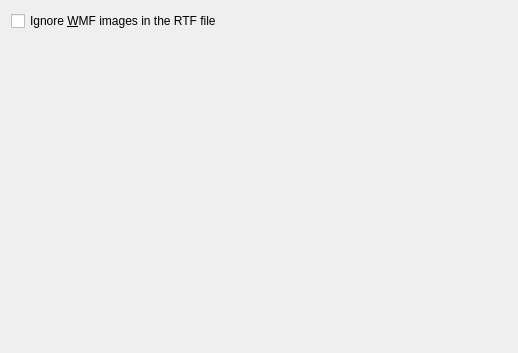
<?xml version="1.0" encoding="UTF-8"?>
<ui version="4.0">
 <class>Form</class>
 <widget class="QWidget" name="Form">
  <property name="geometry">
   <rect>
    <x>0</x>
    <y>0</y>
    <width>518</width>
    <height>353</height>
   </rect>
  </property>
  <property name="windowTitle">
   <string>Form</string>
  </property>
  <layout class="QVBoxLayout" name="verticalLayout_3">
   <item>
    <widget class="QCheckBox" name="opt_ignore_wmf">
     <property name="text">
      <string>Ignore &amp;WMF images in the RTF file</string>
     </property>
    </widget>
   </item>
   <item>
    <spacer name="verticalSpacer">
     <property name="orientation">
      <enum>Qt::Vertical</enum>
     </property>
     <property name="sizeHint" stdset="0">
      <size>
       <width>20</width>
       <height>213</height>
      </size>
     </property>
    </spacer>
   </item>
  </layout>
 </widget>
 <resources/>
 <connections/>
</ui>
